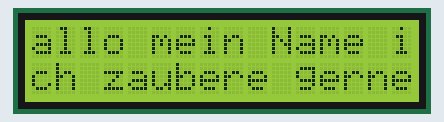
Simulated run of this sketch. Board: Arduino Uno, built with avr-gcc and run on an emulated ATmega328P. Parts: 16×2 character LCD.

Above: at 0.26 s.
At 1.76 s:
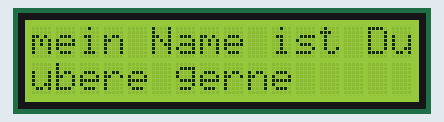
At 3.26 s:
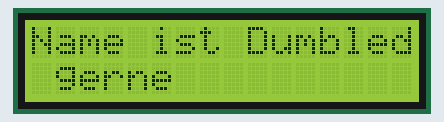
At 6.57 s:
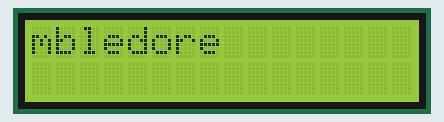
At 9.58 s:
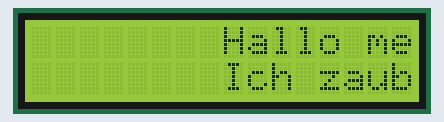
At 12.89 s:
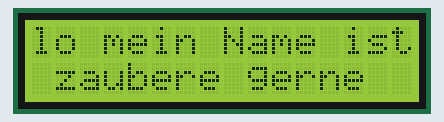

Measured:
- by itself, everything shown: repeats every 12.0 s, in 40 steps

The sketch:

LCD_16x2.ino
```cpp
/*
 * Pin-Belegung
 * LCD : ESP
 * GND | GND
 * VCC | Voltage In
 * SDA | D2
 * SCL | D1
 *
 * Dieses Beispiel benötigt die Library LiquidCrystal I2C von Frank de Brabander (siehe Bibliothesverwaltung).
 */
#include <Wire.h>
#include <LiquidCrystal_I2C.h>

#define I2C_ADDR 0x27
#define LCD_COLS 16
#define LCD_ROWS 2

LiquidCrystal_I2C lcd(I2C_ADDR, LCD_COLS, LCD_ROWS);

void setup() {
  Wire.begin();
  lcd.begin(LCD_COLS, LCD_ROWS);
  lcd.backlight();

  lcd.setCursor(0, 0);
  lcd.print("Hallo mein Name ist Dumbledore");
  lcd.setCursor(0, 1);
  lcd.print("Ich zaubere gerne");
}

void loop() {

  lcd.scrollDisplayLeft();
  delay(300);
}
```
